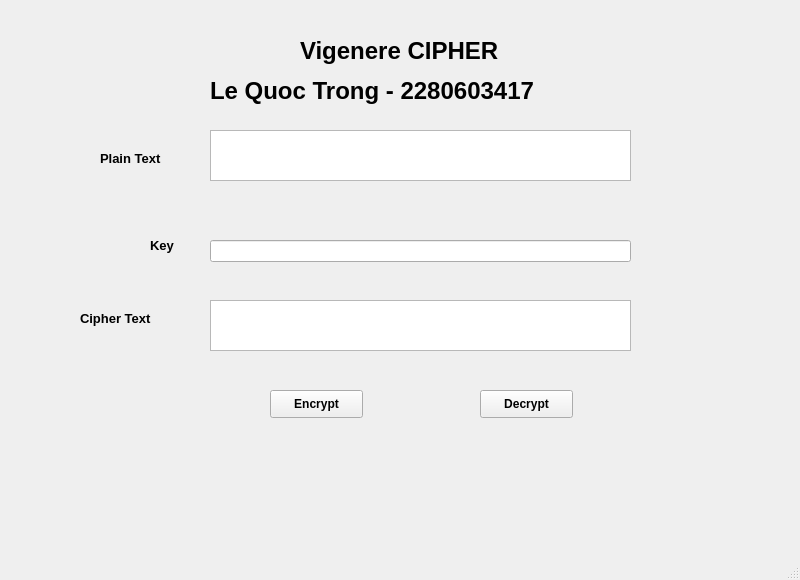
<?xml version="1.0" encoding="UTF-8"?>
<ui version="4.0">
 <class>MainWindow</class>
 <widget class="QMainWindow" name="MainWindow">
  <property name="geometry">
   <rect>
    <x>0</x>
    <y>0</y>
    <width>800</width>
    <height>580</height>
   </rect>
  </property>
  <property name="windowTitle">
   <string>MainWindow</string>
  </property>
  <widget class="QWidget" name="centralwidget">
   <widget class="QLabel" name="text">
    <property name="geometry">
     <rect>
      <x>100</x>
      <y>150</y>
      <width>91</width>
      <height>16</height>
     </rect>
    </property>
    <property name="font">
     <font>
      <pointsize>10</pointsize>
      <weight>75</weight>
      <bold>true</bold>
     </font>
    </property>
    <property name="text">
     <string>Plain Text</string>
    </property>
   </widget>
   <widget class="QLabel" name="label_4">
    <property name="geometry">
     <rect>
      <x>80</x>
      <y>310</y>
      <width>101</width>
      <height>16</height>
     </rect>
    </property>
    <property name="font">
     <font>
      <pointsize>10</pointsize>
      <weight>75</weight>
      <bold>true</bold>
     </font>
    </property>
    <property name="text">
     <string>Cipher Text</string>
    </property>
   </widget>
   <widget class="QTextEdit" name="txt_plain_text">
    <property name="geometry">
     <rect>
      <x>210</x>
      <y>130</y>
      <width>421</width>
      <height>51</height>
     </rect>
    </property>
   </widget>
   <widget class="QPushButton" name="btn_decrypt">
    <property name="geometry">
     <rect>
      <x>480</x>
      <y>390</y>
      <width>93</width>
      <height>28</height>
     </rect>
    </property>
    <property name="font">
     <font>
      <weight>75</weight>
      <bold>true</bold>
     </font>
    </property>
    <property name="text">
     <string>Decrypt</string>
    </property>
   </widget>
   <widget class="QLabel" name="label_3">
    <property name="geometry">
     <rect>
      <x>150</x>
      <y>230</y>
      <width>51</width>
      <height>31</height>
     </rect>
    </property>
    <property name="font">
     <font>
      <pointsize>10</pointsize>
      <weight>75</weight>
      <bold>true</bold>
     </font>
    </property>
    <property name="text">
     <string>Key</string>
    </property>
   </widget>
   <widget class="QLabel" name="label">
    <property name="geometry">
     <rect>
      <x>300</x>
      <y>30</y>
      <width>311</width>
      <height>41</height>
     </rect>
    </property>
    <property name="font">
     <font>
      <pointsize>18</pointsize>
      <weight>75</weight>
      <bold>true</bold>
     </font>
    </property>
    <property name="text">
     <string>Vigenere CIPHER</string>
    </property>
   </widget>
   <widget class="QTextEdit" name="txt_cipher_text">
    <property name="geometry">
     <rect>
      <x>210</x>
      <y>300</y>
      <width>421</width>
      <height>51</height>
     </rect>
    </property>
   </widget>
   <widget class="QLabel" name="label_5">
    <property name="geometry">
     <rect>
      <x>210</x>
      <y>70</y>
      <width>451</width>
      <height>41</height>
     </rect>
    </property>
    <property name="font">
     <font>
      <pointsize>18</pointsize>
      <weight>75</weight>
      <bold>true</bold>
     </font>
    </property>
    <property name="text">
     <string>Le Quoc Trong - 2280603417</string>
    </property>
   </widget>
   <widget class="QPushButton" name="btn_encrypt">
    <property name="geometry">
     <rect>
      <x>270</x>
      <y>390</y>
      <width>93</width>
      <height>28</height>
     </rect>
    </property>
    <property name="font">
     <font>
      <weight>75</weight>
      <bold>true</bold>
     </font>
    </property>
    <property name="text">
     <string>Encrypt</string>
    </property>
   </widget>
   <widget class="QLineEdit" name="txt_key">
    <property name="geometry">
     <rect>
      <x>210</x>
      <y>240</y>
      <width>421</width>
      <height>22</height>
     </rect>
    </property>
   </widget>
  </widget>
  <widget class="QMenuBar" name="menubar">
   <property name="geometry">
    <rect>
     <x>0</x>
     <y>0</y>
     <width>800</width>
     <height>26</height>
    </rect>
   </property>
  </widget>
  <widget class="QStatusBar" name="statusbar"/>
 </widget>
 <resources/>
 <connections/>
</ui>
